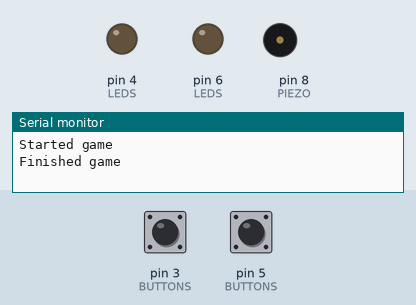
This sketch was run on a simulated Arduino Uno, built with avr-gcc and run on an emulated ATmega328P. On the bench: output pins drawn as LEDs (lit = HIGH), buzzer (waves = sounding), the last lines printed to the serial monitor. Dashed ring = blinking. The inputs (shaded band) are chosen by the test bench; at power-on: pin 3 (BUTTONS) HIGH, pin 5 (BUTTONS) HIGH. Random numbers use the default seed unless the sketch sets one.

Above: at 4.7 s.
4.8 s: pin 3 (BUTTONS) pulled LOW for 1 s
At 6.18 s:
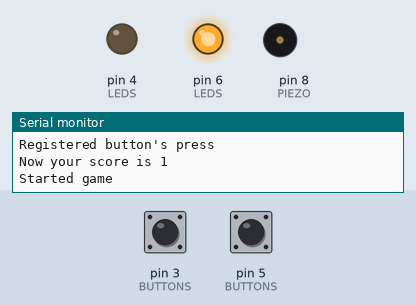
7.8 s: pin 5 (BUTTONS) pulled LOW for 3.2 s
At 10.4 s:
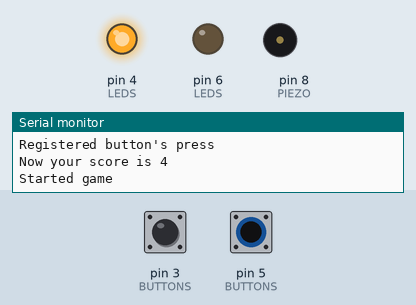
14.0 s: pin 5 (BUTTONS) driven LOW
At 15.44 s:
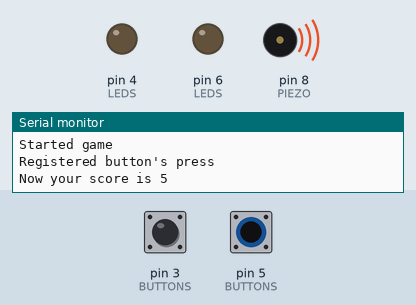
17.0 s: pin 5 (BUTTONS) driven HIGH
At 18.0 s:
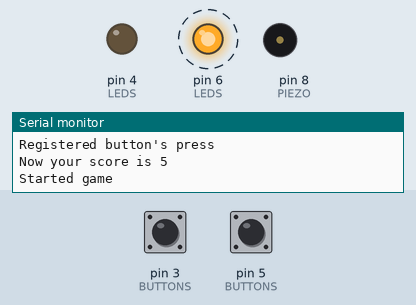
Timing chart, 0 to 21.0 s (numbered marks = the images above; inputs shaded):
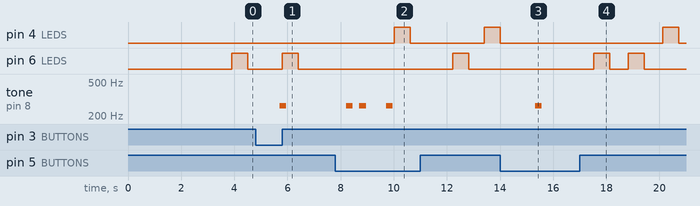

The sketch:

buzzergame.ino
```cpp
/**
 * @file buzzergame.ino
 *
 * @brief Simple game with buzzer based on Arduino Uno
 * @date 28.10.2022
 *
 * @author Aleksandr Gordienko
 * Contact: reclaite@gmail.com
 *
 */

#define BUTTON_1 3
#define LED_1 4
#define BUTTON_2 5
#define LED_2 6
#define PIEZO 8

int BUTTONS[] = {BUTTON_1, BUTTON_2};
int LEDS[] = {LED_1, LED_2};

const int KEY_SIZE = 2;
const int TIME_TO_PLAY = 600;

int score = 0;
int activeKey = -1;

void setup() {

for (int i = 0; i < KEY_SIZE; i++) { pinMode(BUTTONS[i], INPUT_PULLUP);
	pinMode(LEDS[i], OUTPUT);
}

pinMode(PIEZO, OUTPUT);
Serial.begin(9600);
}

void loop() {
	if (random(0, 10) == 1) {
		int selectedLED = random(0, KEY_SIZE);
		digitalWrite(LEDS [selectedLED], HIGH);
		Serial.println("Started game");
		activeKey = selectedLED;
	} else {
		delay(100);
		return;
	}

	if (!checkPress()) {
		Serial.println("Finished game");
		for (int i = 0; i < KEY_SIZE; i++) {
			digitalWrite(LEDS[i], LOW);
			activeKey = -1;
		}
		delay(TIME_TO_PLAY);
	}
}

boolean checkPress() {
	int activeButton = BUTTONS [activeKey];
	for (int i = 0; i < TIME_TO_PLAY / 10; i++) {
		if (!digitalRead(activeButton)) {
		Serial.println("Registered button's press");
		Serial.print("Now your score is ");
		Serial.println(++score);
		digitalWrite(LEDS[activeKey], LOW);
		activeKey = -1;
		tone (PIEZO, 262, 250);
		return true;
		}
		delay(10);
	}
	return false;
}
```

Measured:
- after the input at 4.8 s, tone on pin 8 (PIEZO): silent → 262 Hz after 0.91 s, → silent 0.25 s later
- after the input at 7.8 s, tone on pin 8 (PIEZO): goes 262 Hz 0.25 s, silent 0.25 s, 262 Hz 0.25 s, silent 0.75 s, 262 Hz 0.25 s, then silent, starting after 0.41 s
- after the input at 14.0 s, tone on pin 8 (PIEZO): silent → 262 Hz after 1.3 s, → silent 0.25 s later
- after the input at 17.0 s, pin 6 (LEDS): alternates HIGH for 0.60 s and LOW for 0.70 s, 4 changes in all, then stays LOW, starting after 0.52 s
